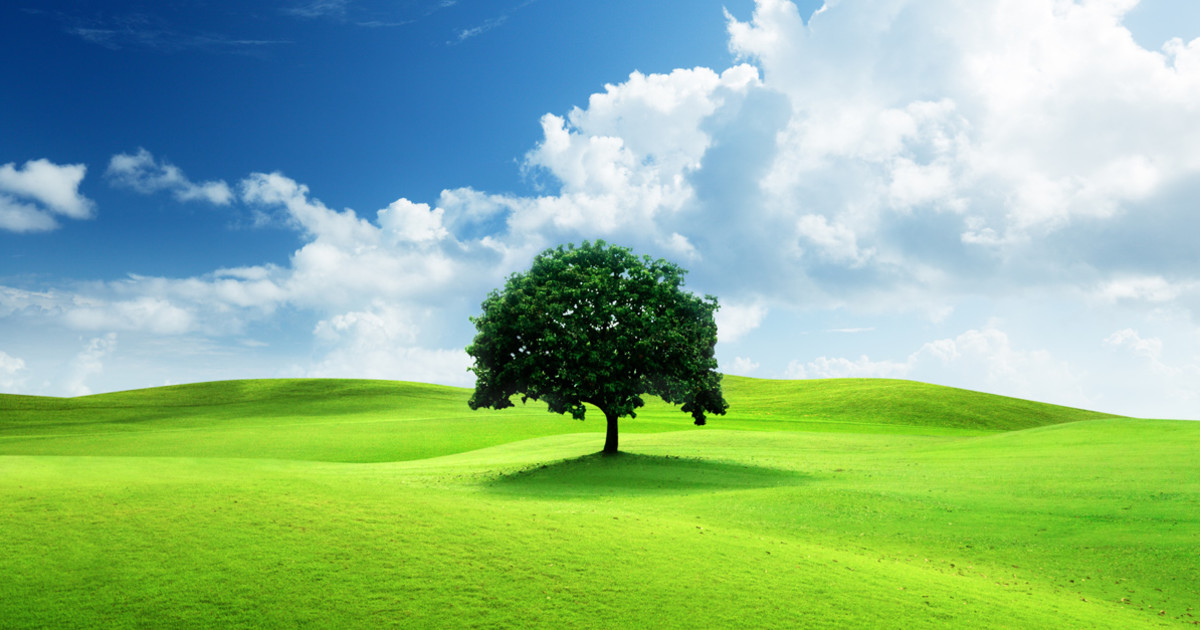
#> input picture nature.jpg, 1200 x 630 px, found by its file name
$ python 22.py
#> lines starting #> are read from the running program, lines starting #| are printed output that depends on the picture
import cv2
import numpy as np
import matplotlib.pyplot as plt
from scipy.fft import fft2, ifft2, fftshift, ifftshift

def butterworth_filter(shape, cutoff, filter_type='low', order=2):

    rows, cols = shape
    center_row, center_col = rows // 2, cols // 2

    row, col = np.indices((rows, cols))
    distance = np.sqrt((row - center_row) ** 2 + (col - center_col) ** 2)

    if filter_type == 'low':
        filter_ = 1 / (1 + (distance / cutoff) ** (2 * order))
    elif filter_type == 'high':
        filter_ = 1 / (1 + (cutoff / distance) ** (2 * order))

    return filter_

def apply_filter(image, filter_type, cutoff, order=2):

    # Convert image to frequency domain
    image_freq = fft2(image)
    image_freq_shifted = fftshift(image_freq)

    # Create Butterworth filter
    filter_ = butterworth_filter(image.shape, cutoff, filter_type, order)

    # Apply filter in frequency domain
    filtered_freq = image_freq_shifted * filter_

    # Convert back to spatial domain
    filtered_freq_shifted = ifftshift(filtered_freq)
    filtered_image = np.abs(ifft2(filtered_freq_shifted))

    return filtered_image

def display_images(original, low_pass, high_pass, cutoff1, cutoff2):

    plt.figure(figsize=(12, 8))

    plt.subplot(2, 3, 1)
    plt.imshow(original, cmap='gray')
    plt.title('Original Image')
    plt.axis('off')

    plt.subplot(2, 3, 2)
    plt.imshow(low_pass, cmap='gray')
    plt.title(f'Low-pass Filter (Cutoff={cutoff1})')
    plt.axis('off')

    plt.subplot(2, 3, 3)
    plt.imshow(high_pass, cmap='gray')
    plt.title(f'High-pass Filter (Cutoff={cutoff1})')
    plt.axis('off')

    plt.subplot(2, 3, 5)
    plt.imshow(low_pass, cmap='gray')
    plt.title(f'Low-pass Filter (Cutoff={cutoff2})')
    plt.axis('off')

    plt.subplot(2, 3, 6)
    plt.imshow(high_pass, cmap='gray')
    plt.title(f'High-pass Filter (Cutoff={cutoff2})')
    plt.axis('off')

    plt.tight_layout()
    plt.show()

def main():
    # Load the grayscale image
    image_path = 'P:\\PCA2_10071023015\\nature.jpg'  # Change this to your image file path
    image = cv2.imread(image_path, cv2.IMREAD_GRAYSCALE)
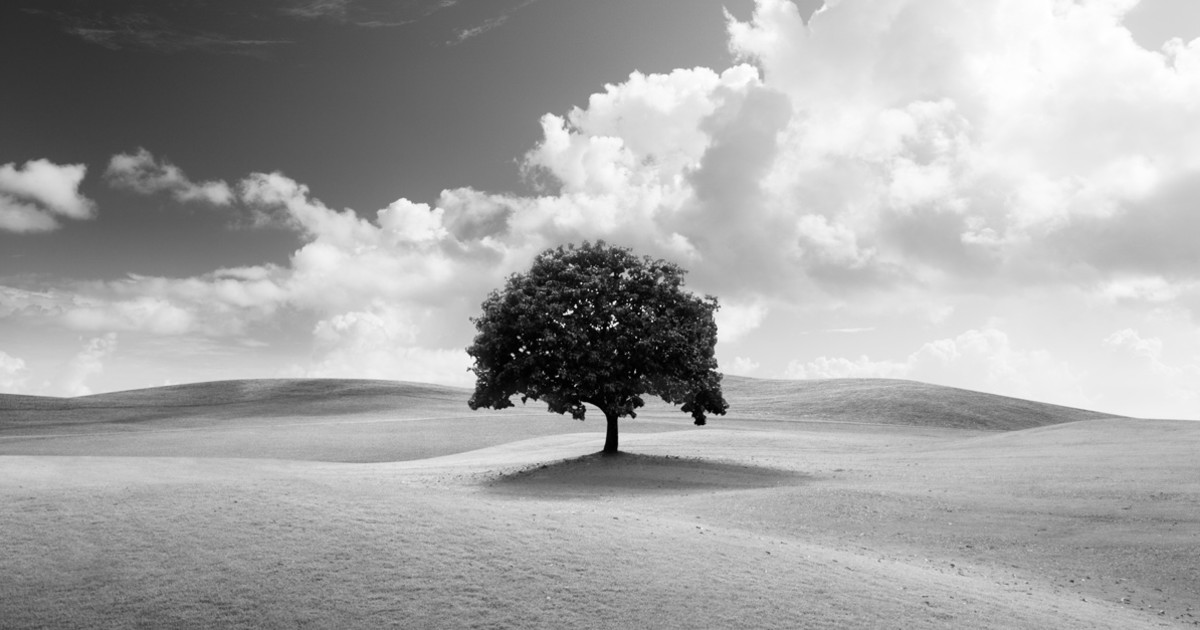
#> image: shape (630, 1200); min 0, max 255, mean 165.3

    if image is None:
        print(f"Error loading image from path: {image_path}")
        return

    # Define cut-off frequencies
    cutoff1 = 30
    cutoff2 = 60

    # Apply filters
    low_pass1 = apply_filter(image, 'low', cutoff1)
#> in apply_filter, `filtered_image = np.abs(ifft2(filtered_freq_shifted))`:
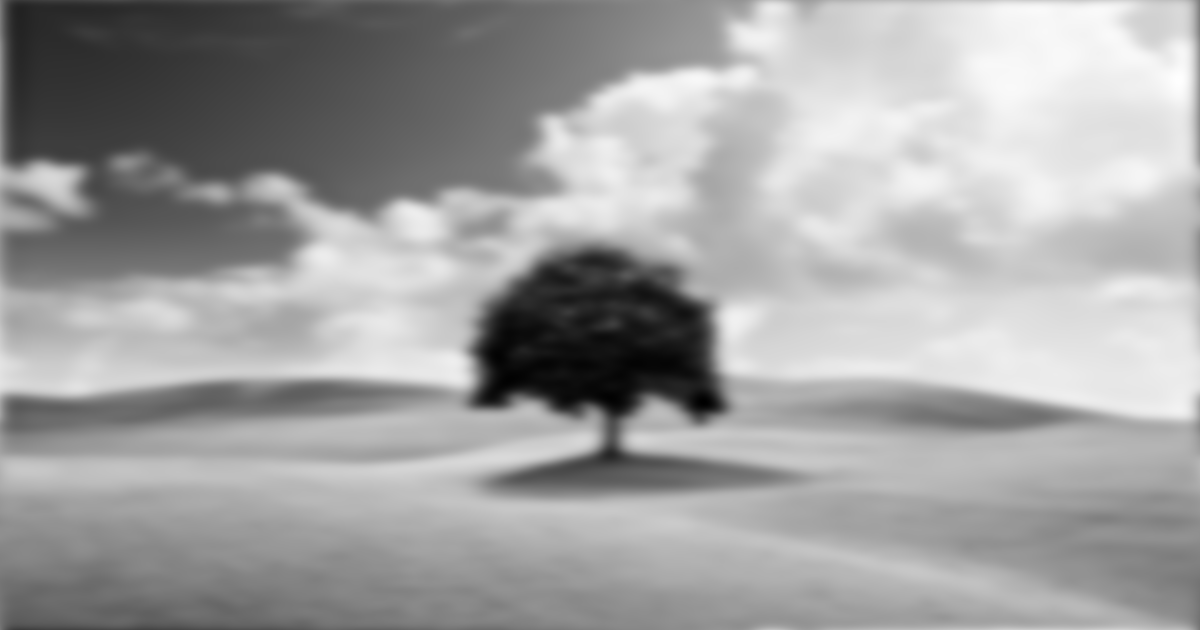
#> filtered_image: shape (630, 1200) float64; min 4.31, max 259.2, mean 165.3; drawn with min black and max white
    high_pass1 = apply_filter(image, 'high', cutoff1)
#> call 2 of apply_filter, with filter_type = 'high', cutoff = 30, order = 2
#> in apply_filter (call 2), `filtered_image = np.abs(ifft2(filtered_freq_shifted))`:
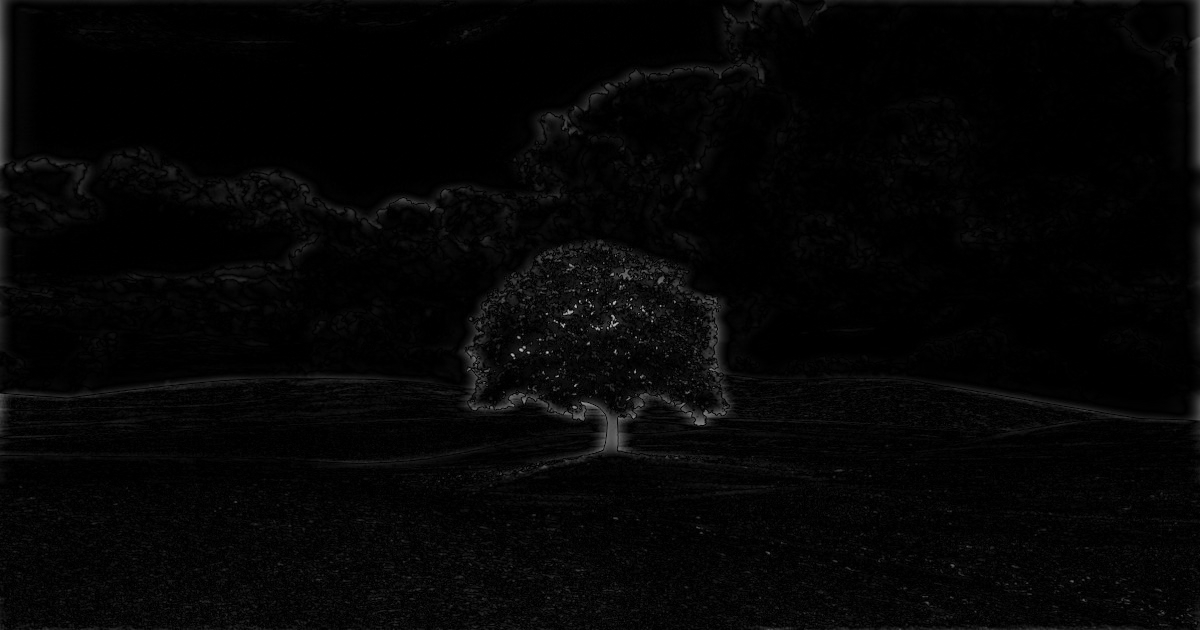
#> filtered_image: shape (630, 1200) float64; min 1.44e-06, max 194.2, mean 5.6
    low_pass2 = apply_filter(image, 'low', cutoff2)
    high_pass2 = apply_filter(image, 'high', cutoff2)

    # Display results
    display_images(image, low_pass1, high_pass1, cutoff1, cutoff2)
#> in display_images, `plt.show()`:
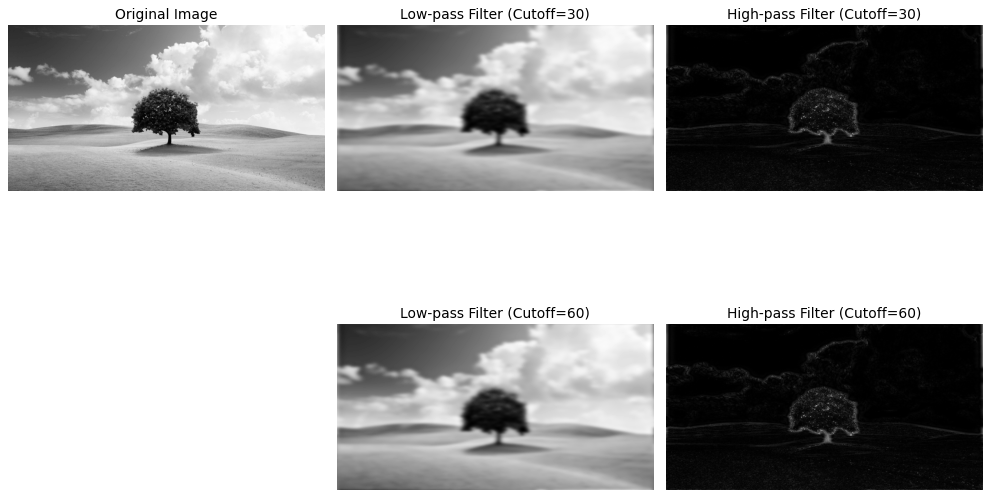
#> figure drawn by matplotlib, 5 panels
    display_images(image, low_pass2, high_pass2, cutoff1, cutoff2)

if __name__ == "__main__":
    main()

$ run again, with image.jpg copied over nature.jpg
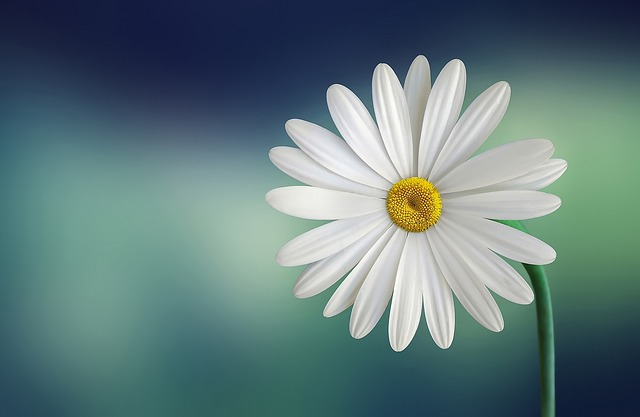
#> input picture image.jpg, 640 x 417 px, found by its file name
#> in main, `image = cv2.imread(image_path, cv2.IMREAD_GRAYSCALE)`:
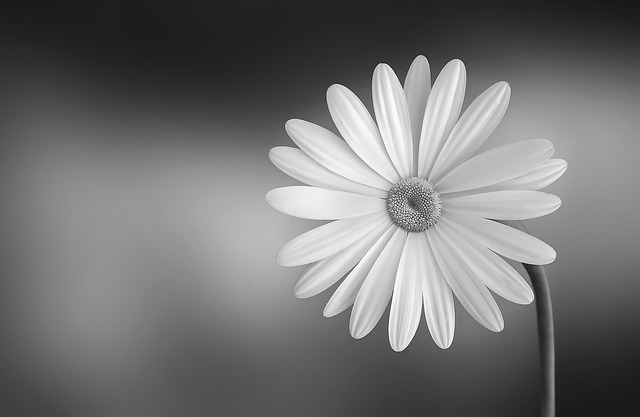
#> image: shape (417, 640); min 11, max 255, mean 115.1
#> in apply_filter (call 2), `filtered_image = np.abs(ifft2(filtered_freq_shifted))`:
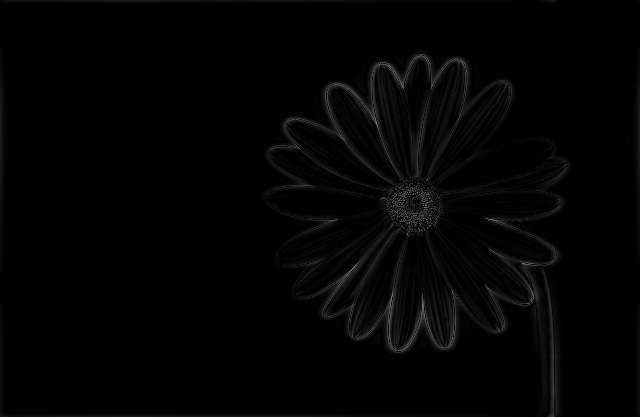
#> filtered_image: shape (417, 640) float64; min 4.03e-06, max 127.2, mean 3.8
